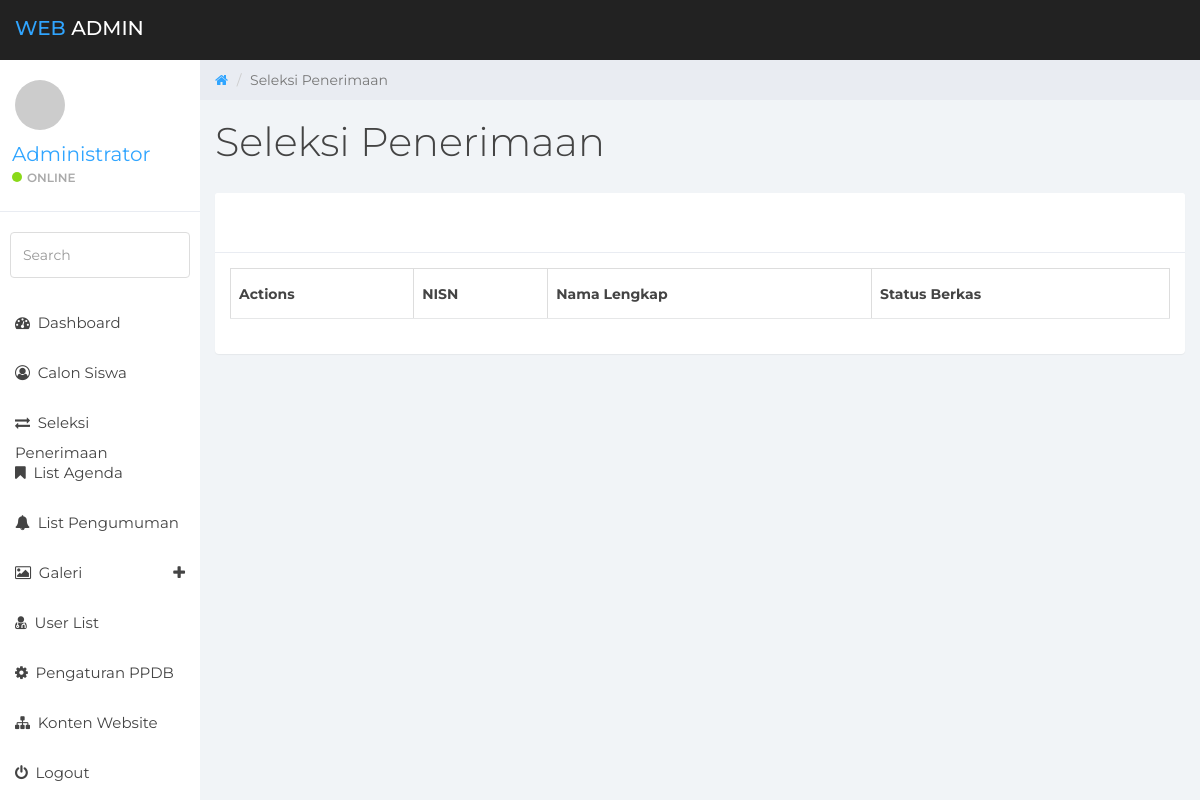
The page /sysadmin/?page=list-seleksi (signed in) on the database as committed earlier.
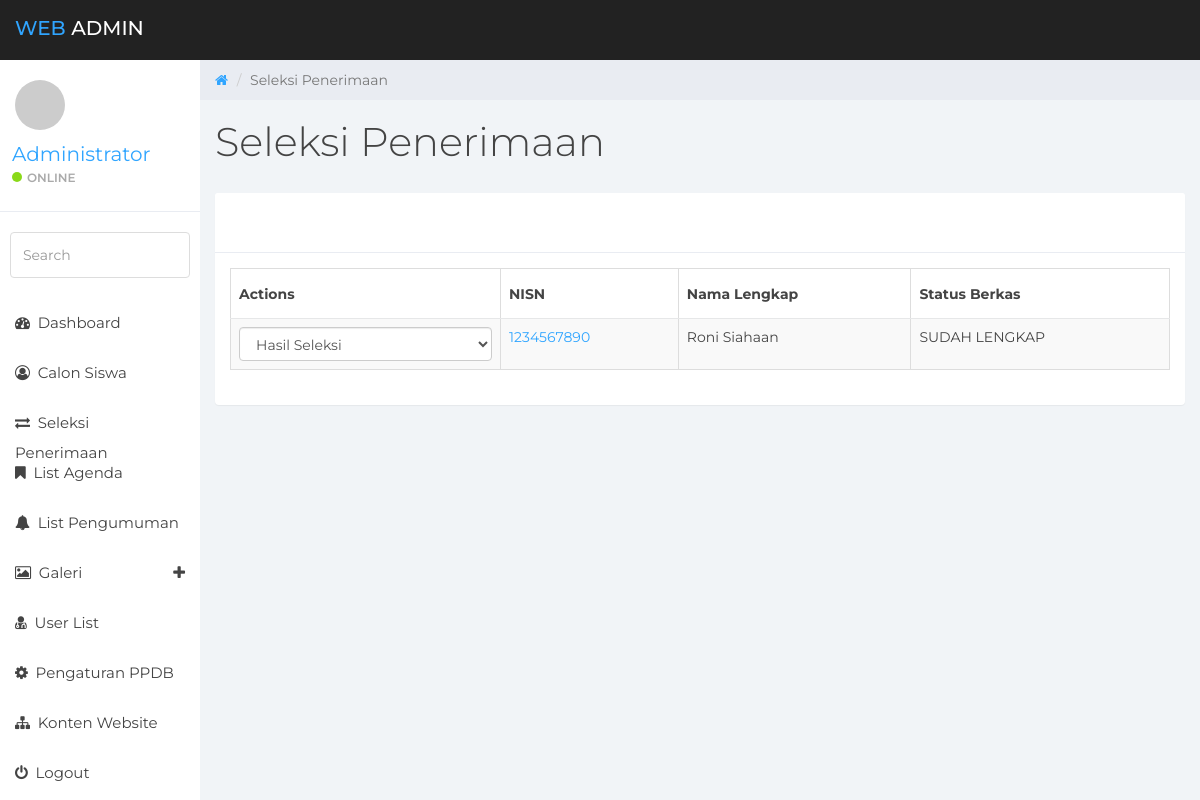
The same page on the database as committed later.
### tables this page shows
CREATE TABLE `calon_siswa` (
  `cs_id` int(11) NOT NULL,
  `cs_nisn` varchar(10) NOT NULL,
  `cs_nis` varchar(12) NOT NULL,
  `cs_nama_lengkap` varchar(100) NOT NULL,
  `cs_tmpt_lahir` varchar(100) NOT NULL,
  `cs_tgl_lahir` date NOT NULL,
  `cs_jkel` enum('L','P') NOT NULL,
  `cs_agama` varchar(35) NOT NULL,
  `cs_no_tlp` varchar(36) NOT NULL,
  `cs_alamat_lengkap` text NOT NULL,
  `cs_nama_ayah` varchar(100) NOT NULL,
  `cs_nama_ibu` varchar(100) NOT NULL,
  `cs_nama_wali` varchar(100) NOT NULL,
  `cs_asal_sekolah` varchar(100) NOT NULL,
  `cs_email` varchar(100) NOT NULL,
  `berkas_id` int(10) NOT NULL DEFAULT '0'
);

### includes/constants.php (called while the page is built, shortened)
<?php
$baseurl = "http://".$_SERVER['HTTP_HOST'].str_replace(basename($_SERVER['SCRIPT_NAME']),"",$_SERVER['SCRIPT_NAME']);
?>

### includes/class.db.php (called while the page is built, shortened)
<?php
class DB
{
    private $link = null;
    static $inst = null;
    public function __construct()
    {
        try {
            $this->link = new mysqli( DB_HOST, DB_USER, DB_PASS, DB_NAME );
            $this->link->set_charset( "utf8" );
        } catch ( Exception $e ) {
            die( 'Unable to connect to database' );
        }
    }
    public function get_results( $query, $object = false )
    {
        $results = $this->link->query( $query );
        if( $this->link->error )
        {
            $this->log_db_errors( $this->link->error, $query );
            return false;
        }
        else
        {
            $row = array();
            while( $r = ( !$object ) ? $results->fetch_assoc() : $results->fetch_object() )
            {
                $row[] = $r;
            }
            return $row;
        }
    }
    static function getInstance()
    {
        if( self::$inst == null )
        {
            self::$inst = new DB();
        }
        return self::$inst;
    }
}

### sysadmin/modules/seleksi/v_list.php (the view, shortened to what this page needs)
<?php
$pagetitle = "Seleksi Penerimaan";
$act = "modules/seleksi/do_task.php";
$getpage = "list-seleksi";
$getact = htmlspecialchars($_GET["act"], ENT_QUOTES, 'UTF-8');
?>
<div class="row">
    <ol class="breadcrumb">
        <li><a href="<?php echo $baseurl;?>">
            <em class="fa fa-home"></em>
        </a></li>
        <li class="active"><?php echo $pagetitle;?></li>
    </ol>
</div>
<div class="row">
    <div class="col-lg-12">
        <h1 class="page-header"><?php echo $pagetitle;?></h1>
    </div>
</div>
<?php
switch($getact){
    default:
?>
<div class="row">
    <div class="col-lg-12">
        <div class="panel panel-default">
            <div class="panel-heading">
                <span class="pull-right"> &nbsp;</span>
            </div>
            <div class="panel-body">
                <table id="example" class="table table-striped table-bordered" style="width:100%">
                    <thead>
                        <tr>
                            <th>Actions</th>
                            <th>NISN</th>
                            <th>Nama Lengkap</th>
                            <th>Status Berkas</th>
                        </tr>
                    </thead>
                    <tbody>
                        <?php
                            $query = "SELECT c.*, r.reg_status, b.berkas_status FROM calon_siswa AS c "
                                    . "INNER JOIN registrasi AS r ON r.cs_nisn = c.cs_nisn "
                                    . "LEFT JOIN berkas_docs AS b ON b.cs_nisn = c.cs_nisn ";
                            $results = $database->get_results( $query );
                            foreach( $results as $row )
                            {
                                $stat = (int)$row["berkas_status"];
                                switch ($stat){
                                    case 2:
                                        $status = strtoupper("sudah lengkap");
                                    break;
                                }
                                echo '<tr>';
                                    echo '<td>
                                            <form role="form" class="form-horizontal" method="POST" action="'.$act.'?page='.$getpage.'&act=update_reg">
                                                <input type="hidden" name="fnisn" value="'.$row["cs_nisn"].'" readonly="readonly">
                                                <select name="fstatus_reg" id="fstatus_reg" class="form-control" onchange="this.form.submit()">
                                                    <option value="1">Hasil Seleksi</option>
                                                    <option value="3">Lulus</option>
                                                    <option value="4">Tidak Lulus</option>
                                                </select>
                                            </form>
                                        </td>';
                                    echo '<td><a href="?page='.$getpage.'&act=info&key='.$row["cs_nisn"].'">'.$row["cs_nisn"].'</a></td>';
                                    echo '<td>'.$row["cs_nama_lengkap"].'</td>';
                                    echo '<td>'.$status.'</td>';
                                echo '</tr>';
                            }
                        ?>
                    </tbody>
                </table>
            </div>
        </div>
    </div>
</div>
<?php
break;
?>
<?php
}
?>

Rows that differ between the two databases and show on the page:
added calon_siswa: cs_nisn "1234567890", cs_nama_lengkap "Roni Siahaan", status "SUDAH LENGKAP"
